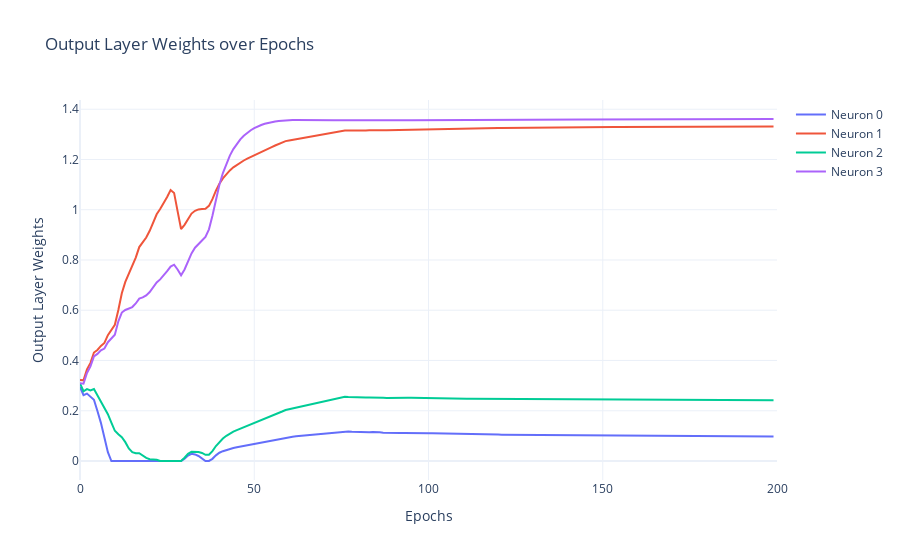

This figure's notebook cell:
### Code cell
# Function to plot output layer weights over epochs using Matplotlib
def plot_output_layer_weights_matplotlib(weights_output_layer, num_epochs, unique_folder_name):
    plt.figure(figsize=(14, 6))
    weights_output_layer_np = np.array(weights_output_layer)
    num_neurons = weights_output_layer_np.shape[2]  # Number of output layer neurons
    for i in range(num_neurons):
        plt.plot(range(num_epochs), weights_output_layer_np[:, 0, i], label=f'Neuron {i}')
    plt.xlabel('Epochs')
    plt.xlim(0, num_epochs)
    plt.ylabel('Output Layer Weights')
    plt.title('Output Layer Weights over Epochs')
    plt.grid(True)
    plt.legend()
    plt.savefig(os.path.join(unique_folder_name, 'weights_output_layer.png'), dpi=600)
    plt.close()
# Function to plot output layer weights over epochs using Plotly
def plot_output_layer_weights_plotly(weights_output_layer, num_epochs, unique_folder_name):
    weights_output_layer_np = np.array(weights_output_layer)
    fig_weights_output = go.Figure()
    num_neurons = weights_output_layer_np.shape[2]  # Number of output layer neurons
    for i in range(num_neurons):
        fig_weights_output.add_trace(go.Scatter(
            x=list(range(num_epochs)),
            y=weights_output_layer_np[:, 0, i],
            mode='lines',
            name=f'Neuron {i}'
        ))
    fig_weights_output.update_layout(
        title='Output Layer Weights over Epochs',
        xaxis_title='Epochs',
        xaxis=dict(range=[0, num_epochs]),
        yaxis_title='Output Layer Weights',
        template='plotly_white'
    )
    pio.write_html(fig_weights_output, file=os.path.join(unique_folder_name, 'interactive_weights_output_layer.html'))
    fig_weights_output.show()
# Plot output layer weights over epochs
plot_output_layer_weights_matplotlib(weights_output_layer, num_epochs, unique_folder_name)
plot_output_layer_weights_plotly(weights_output_layer, num_epochs, unique_folder_name)

### Figure 1 — Plotly figure (JSON) as saved in the notebook; plotly's stock layout.template omitted (floating-point values rounded to 4 significant figures; data arrays with more than 128 entries replaced by an {"elided": "..."} marker saying what was removed)
{"data": [{"mode": "lines", "name": "Neuron 0", "type": "scatter", "x": {"elided": "200 int values"}, "y": {"elided": "200 float values"}}, {"mode": "lines", "name": "Neuron 1", "type": "scatter", "x": {"elided": "200 int values"}, "y": {"elided": "200 float values"}}, {"mode": "lines", "name": "Neuron 2", "type": "scatter", "x": {"elided": "200 int values"}, "y": {"elided": "200 float values"}}, {"mode": "lines", "name": "Neuron 3", "type": "scatter", "x": {"elided": "200 int values"}, "y": {"elided": "200 float values"}}], "layout": {"title": {"text": "Output Layer Weights over Epochs"}, "xaxis": {"range": [0, 200], "title": {"text": "Epochs"}}, "yaxis": {"title": {"text": "Output Layer Weights"}}}}
